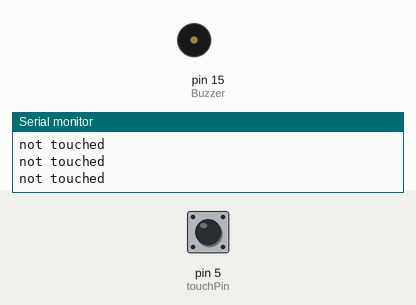
This sketch was run on a simulated Arduino Uno, built with avr-gcc and run on an emulated ATmega328P. Parts: buzzer (waves = sounding, pin HIGH), the last lines printed to the serial monitor. The test bench sets the inputs (shaded band); at power-on: pin 5 (touchPin) LOW.

Above: at 1.8 s.
1.9 s: pin 5 (touchPin) pulled HIGH for 3.2 s
At 2.4 s:
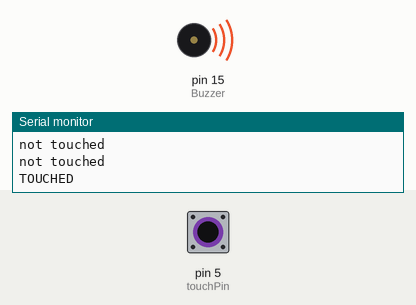
Timing chart, 0 to 7.0 s (numbered marks = the images above; inputs shaded):
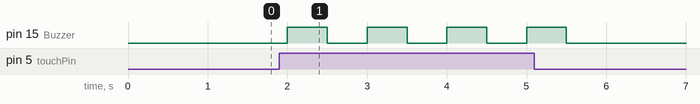

The sketch:

testTouchSensor.ino
```cpp
 int touchPin =5; // pin D1
 int Buzzer = 15; //pin D8
 int delay_t=1000;
 int counter=1;
void setup()
{

  Serial.begin(9600);
  pinMode(touchPin, INPUT);
  pinMode(Buzzer,OUTPUT);
}

void loop()
{
  int touchValue = digitalRead(touchPin);
  if (touchValue == HIGH)
  {

    Serial.println("TOUCHED");
    digitalWrite(Buzzer,HIGH);
    //delay(delay_t);
    delay(500);
    digitalWrite(Buzzer,LOW);
  }
  else
  {
    Serial.println("not touched");
  }
  delay(500);

}
```

Measured:
- after the input at 1.9 s, pin 15 (Buzzer): alternates HIGH for 0.50 s and LOW for 0.50 s, 8 changes in all, then stays LOW, starting after 0.10 s
